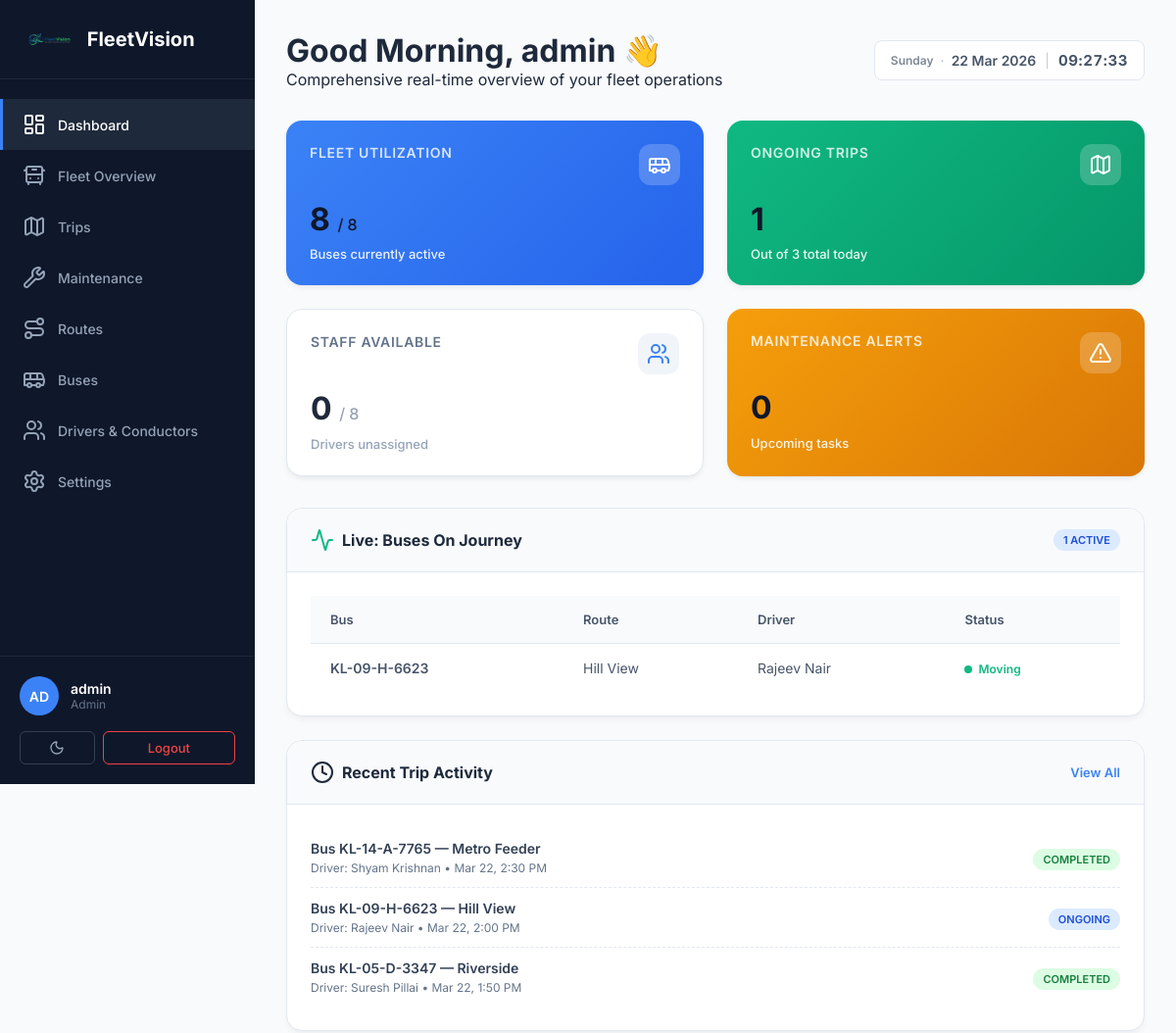
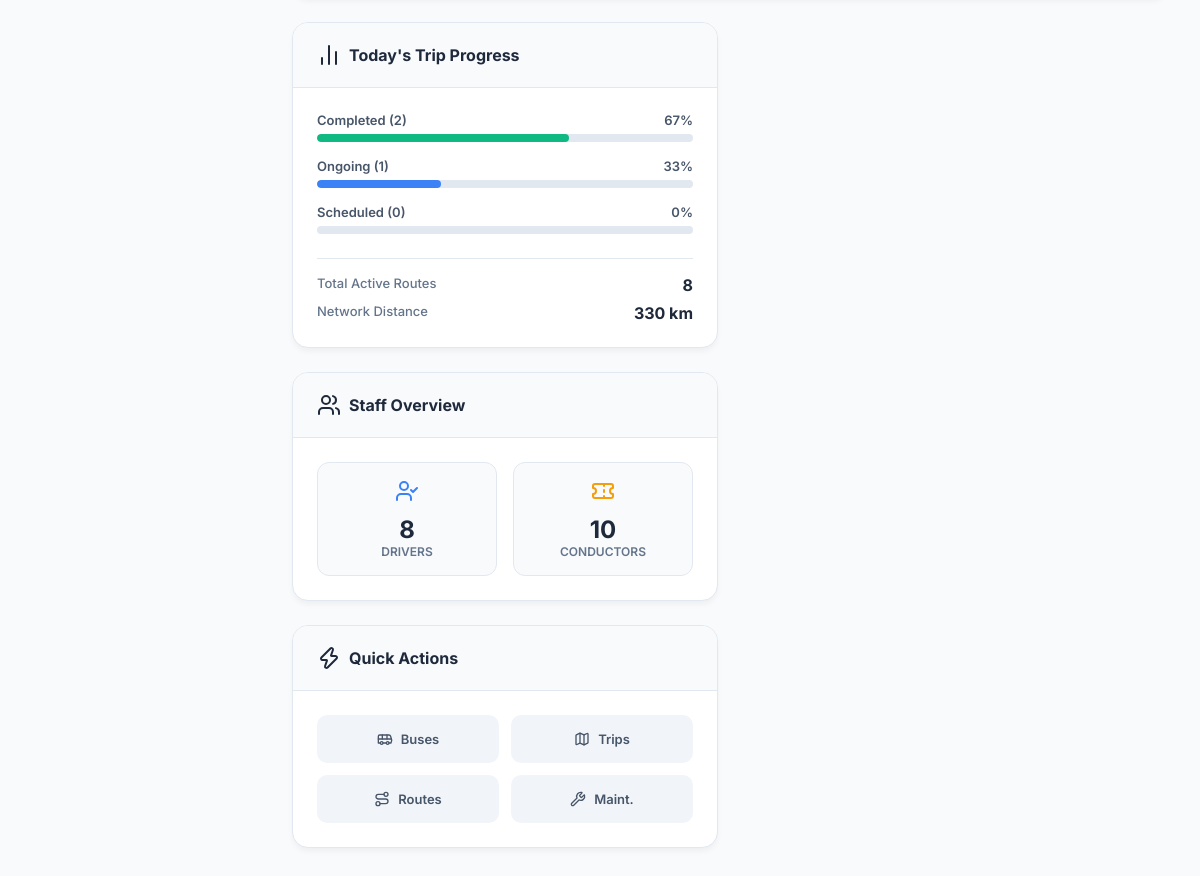
Page /dashboard.php (signed in) on the committed database (2 pictures, top to bottom).
### tables this page shows
CREATE TABLE buses (
        id INTEGER PRIMARY KEY AUTOINCREMENT,
        bus_number TEXT NOT NULL UNIQUE,
        make TEXT,
        model TEXT,
        year INTEGER,
        capacity INTEGER,
        status TEXT DEFAULT 'active',
        created_at DATETIME DEFAULT CURRENT_TIMESTAMP
    , gps_url TEXT, cctv_url_1 TEXT, cctv_url_2 TEXT, route_id INTEGER REFERENCES routes(id), driver_id INTEGER REFERENCES users(id), conductor_id INTEGER REFERENCES users(id));

CREATE TABLE routes (
        id INTEGER PRIMARY KEY AUTOINCREMENT,
        route_name TEXT NOT NULL,
        start_location TEXT,
        end_location TEXT,
        distance REAL,
        estimated_duration INTEGER, -- stored in minutes
        status TEXT DEFAULT 'active',
        created_at DATETIME DEFAULT CURRENT_TIMESTAMP
    );

CREATE TABLE users (
        id INTEGER PRIMARY KEY AUTOINCREMENT,
        username TEXT NOT NULL UNIQUE,
        email TEXT NOT NULL UNIQUE,
        password_hash TEXT,
        google_id TEXT UNIQUE,
        role TEXT DEFAULT 'user',
        status TEXT DEFAULT 'pending',
        created_at DATETIME DEFAULT CURRENT_TIMESTAMP
    , contact_no TEXT, license_number TEXT, emergency_contact TEXT, blood_type TEXT);

CREATE TABLE trips (
        id INTEGER PRIMARY KEY AUTOINCREMENT,
        bus_id INTEGER,
        route_id INTEGER,
        driver_id INTEGER,
        start_time DATETIME,
        end_time DATETIME,
        status TEXT DEFAULT 'scheduled',
        notes TEXT,
        created_at DATETIME DEFAULT CURRENT_TIMESTAMP, conductor_id INTEGER REFERENCES users(id),
        FOREIGN KEY(bus_id) REFERENCES buses(id),
        FOREIGN KEY(route_id) REFERENCES routes(id),
        FOREIGN KEY(driver_id) REFERENCES users(id)
    );

### dashboard.php (the view, shortened to what this page needs)
<?php
include __DIR__ . '/includes/header.php';
require_once __DIR__ . '/includes/db.php';
$role = isset($_SESSION['role']) ? strtolower($_SESSION['role']) : null;
$today = date('Y-m-d');
$current_username = $_SESSION['username'] ?? 'User';
$total_buses = (int)$pdo->query("SELECT COUNT(*) FROM buses WHERE status != 'deleted'")->fetchColumn();
$active_buses = (int)$pdo->query("SELECT COUNT(*) FROM buses WHERE status = 'active'")->fetchColumn();
$trips_today = (int)$pdo->query("SELECT COUNT(*) FROM trips WHERE DATE(start_time) = '$today'")->fetchColumn();
$ongoing_trips = (int)$pdo->query("SELECT COUNT(*) FROM trips WHERE status = 'ongoing'")->fetchColumn();
$completed_trips = (int)$pdo->query("SELECT COUNT(*) FROM trips WHERE DATE(start_time) = '$today' AND status = 'completed'")->fetchColumn();
$scheduled_trips_today = (int)$pdo->query("SELECT COUNT(*) FROM trips WHERE DATE(start_time) = '$today' AND status = 'scheduled'")->fetchColumn();
$maint_due = (int)$pdo->query("SELECT COUNT(*) FROM services WHERE status IN ('scheduled','ongoing')")->fetchColumn();
$maint_overdue = (int)$pdo->query("SELECT COUNT(*) FROM services WHERE status = 'scheduled' AND service_date < '$today'")->fetchColumn();
$total_routes = (int)$pdo->query("SELECT COUNT(*) FROM routes WHERE status = 'active'")->fetchColumn();
$total_route_distance = (float)$pdo->query("SELECT SUM(distance) FROM routes WHERE status = 'active'")->fetchColumn();
$total_drivers = (int)$pdo->query("SELECT COUNT(*) FROM users WHERE role = 'driver' AND status != 'deleted'")->fetchColumn();
$total_conductors = (int)$pdo->query("SELECT COUNT(*) FROM users WHERE role = 'conductor' AND status != 'deleted'")->fetchColumn();
$available_drivers = (int)$pdo->query("SELECT COUNT(*) FROM users u LEFT JOIN buses b ON b.driver_id = u.id WHERE u.role = 'driver' AND u.status = 'approved' AND b.id IS NULL")->fetchColumn();
$latest_trips = $pdo->query("
    SELECT t.*, b.bus_number, r.route_name, u.username as driver_name
    FROM trips t
    LEFT JOIN buses b ON t.bus_id = b.id
    LEFT JOIN routes r ON t.route_id = r.id
    LEFT JOIN users u ON t.driver_id = u.id
    ORDER BY t.start_time DESC LIMIT 5
")->fetchAll(PDO::FETCH_ASSOC);
$buses_on_journey = $pdo->query("
    SELECT b.bus_number, b.make, b.model, r.route_name, u.username as driver_name
    FROM trips t
    JOIN buses b ON t.bus_id = b.id
    JOIN routes r ON t.route_id = r.id
    LEFT JOIN users u ON t.driver_id = u.id
    WHERE t.status = 'ongoing'
")->fetchAll(PDO::FETCH_ASSOC);
?>
<header class="top-header">
    <div class="header-left">
        <div class="greeting-section">
            <h1 class="greeting-title">Good <?php $h=(int)date('H'); echo $h<12?'Morning':($h<17?'Afternoon':'Evening'); ?>, <?php echo htmlspecialchars($current_username); ?> 👋</h1>
            <p class="greeting-subtitle">Comprehensive real-time overview of your fleet operations</p>
        </div>
    </div>
    <div class="header-right">
        <div class="date-display">📅 <?php echo date('l, d F Y'); ?></div>
    </div>
</header>
<section class="content-section">
<?php if ($role === 'admin' || $role === 'fleet manager' || $role === 'fleet_manager'): ?>
    <div class="dashboard-grid">
        <div class="stat-card primary col-span-3">
            <div class="stat-header">
                <div class="stat-title">Fleet Utilization</div>
                <div class="stat-icon"><i data-lucide="bus"></i></div>
            </div>
            <div class="stat-value"><?php echo $active_buses; ?> <span style="font-size:16px;font-weight:500;">/ <?php echo $total_buses; ?></span></div>
            <div class="stat-desc">Buses currently active</div>
        </div>
        <div class="stat-card success col-span-3">
            <div class="stat-header">
                <div class="stat-title">Ongoing Trips</div>
                <div class="stat-icon"><i data-lucide="map"></i></div>
            </div>
            <div class="stat-value"><?php echo $ongoing_trips; ?></div>
            <div class="stat-desc">Out of <?php echo $trips_today; ?> total today</div>
        </div>
        <div class="stat-card col-span-3">
            <div class="stat-header">
                <div class="stat-title">Staff Available</div>
                <div class="stat-icon"><i data-lucide="users"></i></div>
            </div>
            <div class="stat-value" style="color:#1e293b;"><?php echo $available_drivers; ?> <span style="font-size:16px;font-weight:500;color:#94a3b8;">/ <?php echo $total_drivers; ?></span></div>
            <div class="stat-desc">Drivers unassigned</div>
        </div>
        <div class="stat-card <?php echo $maint_overdue > 0 ? 'danger' : 'warning'; ?> col-span-3">
            <div class="stat-header">
                <div class="stat-title">Maintenance Alerts</div>
                <div class="stat-icon"><i data-lucide="alert-triangle"></i></div>
            </div>
            <div class="stat-value"><?php echo $maint_overdue > 0 ? $maint_overdue : $maint_due; ?></div>
            <div class="stat-desc"><?php echo $maint_overdue > 0 ? 'Overdue tasks!' : 'Upcoming tasks'; ?></div>
        </div>
    </div>
    <div class="dashboard-grid">
        <div class="col-span-8" style="display: flex; flex-direction: column; gap: 24px;">
            <div class="panel">
                <div class="panel-header">
                    <div class="panel-title"><i data-lucide="activity" style="color:#10b981;"></i> Live: Buses On Journey</div>
                    <span class="pill ongoing"><?php echo count($buses_on_journey); ?> Active</span>
                </div>
                <div class="panel-body">
                    <?php if (count($buses_on_journey) > 0): ?>
                    <table class="data-table" style="margin:0; box-shadow:none; border:none;">
                        <thead>
                            <tr>
                                <th style="background:transparent;">Bus</th>
                                <th style="background:transparent;">Route</th>
                                <th style="background:transparent;">Driver</th>
                                <th style="background:transparent;">Status</th>
                            </tr>
                        </thead>
                        <tbody>
                            <?php foreach($buses_on_journey as $boj): ?>
                            <tr>
                                <td style="font-weight:600;"><?php echo htmlspecialchars($boj['bus_number']); ?></td>
                                <td><?php echo htmlspecialchars($boj['route_name']); ?></td>
                                <td><?php echo htmlspecialchars($boj['driver_name'] ?? '—'); ?></td>
                                <td><span style="display:inline-flex; align-items:center; gap:6px; color:#10b981; font-weight:600; font-size:12px;"><span style="width:8px;height:8px;border-radius:50%;background:#10b981;animation:pulse 2s infinite;"></span> Moving</span></td>
                            </tr>
                            <?php endforeach; ?>
                        </tbody>
                    </table>
                    <?php endif; ?>
                </div>
            </div>
            <div class="panel">
                <div class="panel-header">
                    <div class="panel-title"><i data-lucide="clock"></i> Recent Trip Activity</div>
                    <a href="trips.php" style="font-size:13px; font-weight:600; color:#3b82f6; text-decoration:none;">View All</a>
                </div>
                <div class="panel-body">
                    <?php if(count($latest_trips) > 0): ?>
                    <ul class="feed-list">
                        <?php foreach($latest_trips as $lt): ?>
                        <li class="feed-item">
                            <div class="feed-main">
                                <div class="feed-title">Bus <?php echo htmlspecialchars($lt['bus_number'] ?? 'Unknown'); ?> — <?php echo htmlspecialchars($lt['route_name'] ?? 'Unknown Route'); ?></div>
                                <div class="feed-sub">Driver: <?php echo htmlspecialchars($lt['driver_name'] ?? 'Unassigned'); ?> • <?php echo date('M d, g:i A', strtotime($lt['start_time'])); ?></div>
                            </div>
                            <div class="feed-right">
                                <span class="pill <?php echo $lt['status']; ?>"><?php echo ucfirst($lt['status']); ?></span>
                            </div>
                        </li>
                        <?php endforeach; ?>
                    </ul>
                    <?php else: ?>
                    <p style="color:#94a3b8; text-align:center; padding: 20px;">No trips logged yet.</p>
                    <?php endif; ?>
                </div>
            </div>
        </div>
        <div class="col-span-4" style="display: flex; flex-direction: column; gap: 24px;">
            <div class="panel">
                <div class="panel-header">
                    <div class="panel-title"><i data-lucide="bar-chart-2"></i> Today's Trip Progress</div>
                </div>
                <div class="panel-body">
                    <?php
                    $pct_comp = $trips_today > 0 ? round(($completed_trips / $trips_today)*100) : 0;
                    $pct_ong = $trips_today > 0 ? round(($ongoing_trips / $trips_today)*100) : 0;
                    $pct_sch = $trips_today > 0 ? round(($scheduled_trips_today / $trips_today)*100) : 0;
                    ?>
                    <div class="prog-container">
                        <div class="prog-header"><span>Completed (<?php echo $completed_trips; ?>)</span> <span><?php echo $pct_comp; ?>%</span></div>
                        <div class="prog-bar-bg"><div class="prog-bar-fill bg-green" style="width:<?php echo $pct_comp; ?>%"></div></div>
                    </div>
                    <div class="prog-container">
                        <div class="prog-header"><span>Ongoing (<?php echo $ongoing_trips; ?>)</span> <span><?php echo $pct_ong; ?>%</span></div>
                        <div class="prog-bar-bg"><div class="prog-bar-fill bg-blue" style="width:<?php echo $pct_ong; ?>%"></div></div>
                    </div>
                    <div class="prog-container">
                        <div class="prog-header"><span>Scheduled (<?php echo $scheduled_trips_today; ?>)</span> <span><?php echo $pct_sch; ?>%</span></div>
                        <div class="prog-bar-bg"><div class="prog-bar-fill bg-yellow" style="width:<?php echo $pct_sch; ?>%"></div></div>
                    </div>
                    <div style="margin-top: 24px; padding-top: 16px; border-top: 1px solid #e2e8f0;">
                        <div style="display:flex; justify-content:space-between; margin-bottom:8px;">
                            <span style="font-size:13px; color:#64748b; font-weight:500;">Total Active Routes</span>
                            <span style="font-weight:700; color:#1e293b;"><?php echo $total_routes; ?></span>
                        </div>
                        <div style="display:flex; justify-content:space-between;">
                            <span style="font-size:13px; color:#64748b; font-weight:500;">Network Distance</span>
                            <span style="font-weight:700; color:#1e293b;"><?php echo $total_route_distance; ?> km</span>
                        </div>
                    </div>
                </div>
            </div>
            <div class="panel">
                <div class="panel-header">
                    <div class="panel-title"><i data-lucide="users"></i> Staff Overview</div>
                </div>
                <div class="panel-body" style="display:flex; gap:16px;">
                    <div style="flex:1; background:#f8fafc; padding:16px; border-radius:12px; text-align:center; border:1px solid #e2e8f0;">
                        <i data-lucide="user-check" style="color:#3b82f6; margin-bottom:8px;"></i>
                        <div style="font-size:24px; font-weight:700; color:#1e293b;"><?php echo $total_drivers; ?></div>
                        <div style="font-size:12px; font-weight:600; color:#64748b; text-transform:uppercase;">Drivers</div>
                    </div>
                    <div style="flex:1; background:#f8fafc; padding:16px; border-radius:12px; text-align:center; border:1px solid #e2e8f0;">
                        <i data-lucide="ticket" style="color:#f59e0b; margin-bottom:8px;"></i>
                        <div style="font-size:24px; font-weight:700; color:#1e293b;"><?php echo $total_conductors; ?></div>
                        <div style="font-size:12px; font-weight:600; color:#64748b; text-transform:uppercase;">Conductors</div>
                    </div>
                </div>
            </div>
            <div class="panel">
                <div class="panel-header">
                    <div class="panel-title"><i data-lucide="zap"></i> Quick Actions</div>
                </div>
                <div class="panel-body">
                    <div class="mini-actions">
                        <a href="buses.php" class="mini-action-btn"><i data-lucide="bus" style="width:16px;"></i> Buses</a>
                        <a href="trips.php" class="mini-action-btn"><i data-lucide="map" style="width:16px;"></i> Trips</a>
                        <a href="routes.php" class="mini-action-btn"><i data-lucide="route" style="width:16px;"></i> Routes</a>
                        <a href="maintenance.php" class="mini-action-btn"><i data-lucide="wrench" style="width:16px;"></i> Maint.</a>
                    </div>
                </div>
            </div>
        </div>
    </div>
<?php endif; ?>
</section>
<?php include __DIR__ . '/includes/footer.php'; ?>

### dashboard.css (style rules this page uses)
* { margin: 0; padding: 0; box-sizing: border-box; }
body { font-family: 'Inter', -apple-system, BlinkMacSystemFont, 'Segoe UI', sans-serif; background: #f8fafc; color: #1e293b; }
.top-header { display: flex; justify-content: space-between; align-items: center; margin-bottom: 32px; }
.header-left { flex: 1; }
.header-right { display: flex; align-items: center; gap: 16px; }
.date-display { background: white; padding: 10px 16px; border-radius: 8px; font-size: 14px; color: #475569; border: 1px solid #e2e8f0; display: inline-flex; align-items: center; gap: 2px; white-space: nowrap; }
.content-section { margin-bottom: 40px; }
.data-table { width: 100%; border-collapse: collapse; }
.data-table thead { background: #f8fafc; }
.data-table th { padding: 16px 20px; text-align: left; font-size: 13px; font-weight: 600; color: #475569; border-bottom: 1px solid #e2e8f0; }
.data-table td { padding: 16px 20px; font-size: 14px; color: #475569; border-bottom: 1px solid #f1f5f9; }
.data-table tbody tr:last-child td { border-bottom: none; }
.stat-value { font-size: 24px; font-weight: 700; color: #0f172a; }

### rows in the picture
buses: bus_number "KL-09-H-6623", route.route_name "Hill View", driver.username "Rajeev Nair"
trips: bus.bus_number "KL-14-A-7765", route.route_name "Metro Feeder", driver.username "Shyam Krishnan", start_time "Mar 22, 2:30 PM", status "COMPLETED"
trips: bus.bus_number "KL-09-H-6623", route.route_name "Hill View", driver.username "Rajeev Nair", start_time "Mar 22, 2:00 PM", status "ONGOING"
trips: bus.bus_number "KL-05-D-3347", route.route_name "Riverside", driver.username "Suresh Pillai", start_time "Mar 22, 1:50 PM", status "COMPLETED"

### other values in the picture
$username_initials "AD"
$current_username "admin"
$_SESSION['role'] "Admin"
$active_buses "8"
$total_buses "8"
$ongoing_trips "1"
$trips_today "3"
$available_drivers "0"
$total_drivers "8"
$maint_due "0"
count($buses_on_journey) "1"
$completed_trips "2"
$pct_comp "67"
$pct_ong "33"
$scheduled_trips_today "0"
